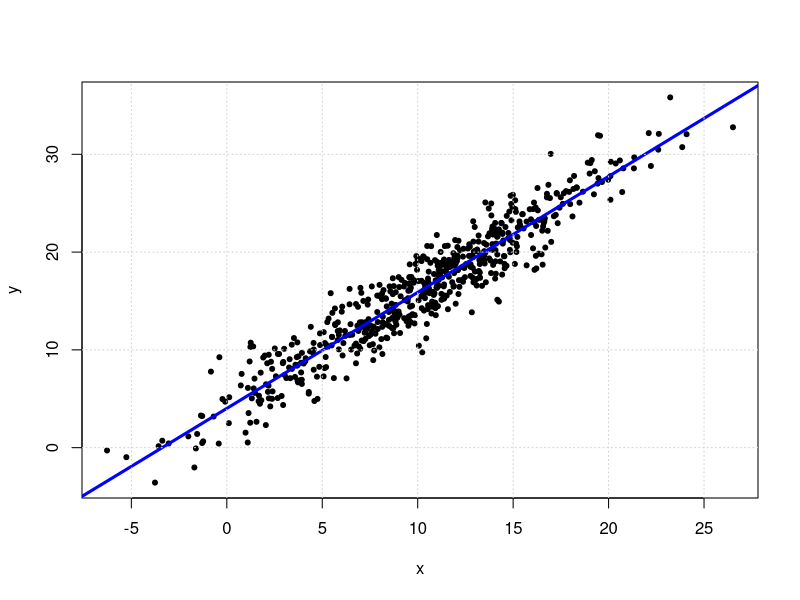

R code for this plot: (Note: this script raises an error after producing the figure.)
## ---- chunk 1
x=rnorm(600, mean=10, sd=5)
y=4+1.2*x+rnorm(600, mean=0, sd=2)
plot(x,y,pch=20)
abline(lm(y ~ x), col="blue", lwd=3)
grid()
## ---- chunk 2
fit=lm(y~x)
fit2=lm(y1~x1)
summary(fit)
summary(fit2)
